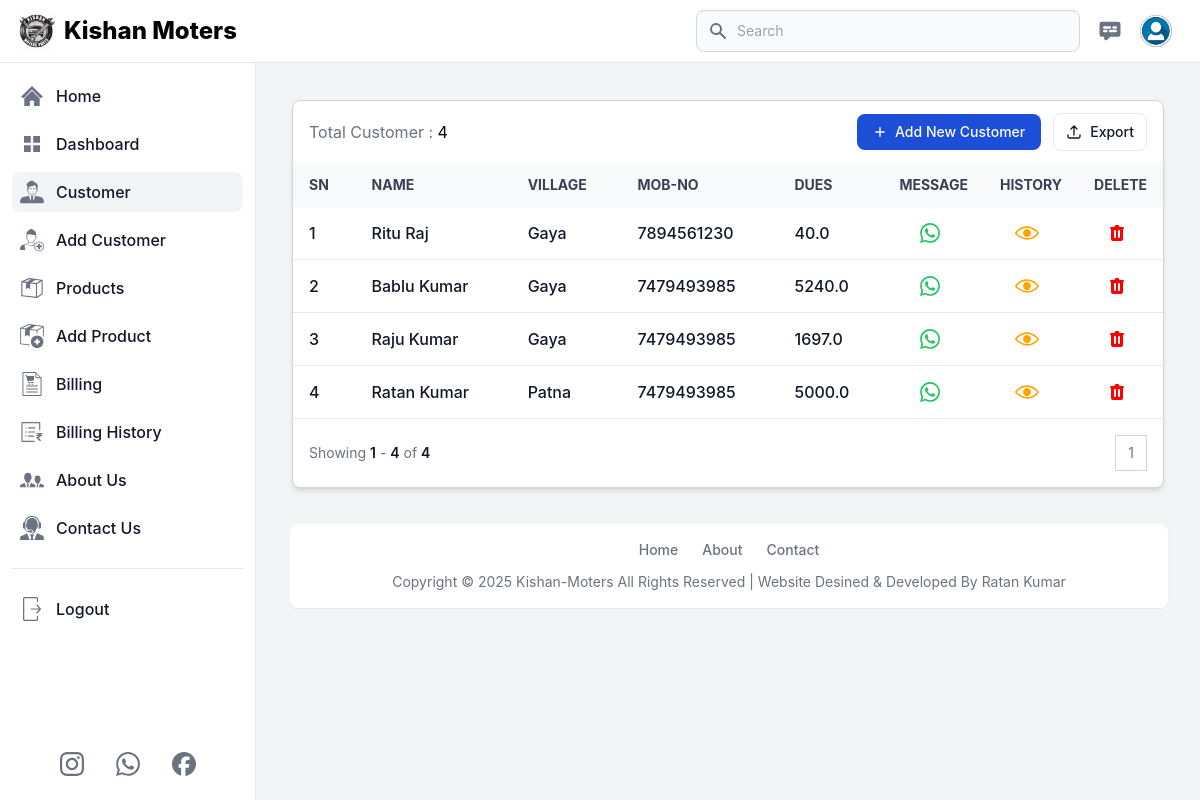
The app's page /customers (signed in) with its own data.
### app.py (models this page shows, shortened)
class Customer(db.Model):
    id = db.Column(db.Integer, primary_key=True)
    user_id = db.Column(db.Integer, db.ForeignKey('user.id'), nullable=False)
    customer_name = db.Column(db.String(100), nullable=False)
    customer_village = db.Column(db.String(100), nullable=False)
    customer_mob_no = db.Column(db.String(100), nullable=False)

### app.py (the view)
@app.route('/customers', methods=['GET', 'POST'])
def customers():
    if 'email' in session:
        user = User.query.filter_by(email=session['email']).first()
        messages = Contact_us.query.order_by(Contact_us.id.desc()).all()
        page = request.args.get('page', 1, type=int)
        customers = Customer.query.filter(Customer.user_id == user.id).order_by(Customer.id.desc()).paginate(page=page, per_page=10)
        total_customer = Customer.query.filter(Customer.user_id == user.id).count()
        customer_dues = {
            c.id: db.session.query(func.coalesce(func.sum(Billing.dues), 0))
            .filter(Billing.customer_id == c.id)
            .scalar()
            for c in customers.items
        }
        return render_template('customer.html', title='Customer', current_page='customer', user=user, customers=customers, total_customer=total_customer, min=min, enumerate=enumerate, messages=messages, customer_dues=customer_dues)
    else:
        flash('You need to login first.', 'error')
        return redirect('/login')

### templates/customer.html (shortened to what this page needs)
{% extends 'layout.html' %}
{% block content %}
<main class="p-4 md:ml-64 h-auto pt-20">
    <div class="m-2 md:m-5 max-w-screen-2xl">
        <div
            class="relative overflow-hidden bg-white shadow-md dark:bg-gray-800 rounded-lg border border-gray-300 dark:border-gray-700">
            <div
                class="flex flex-col px-4 py-3 space-y-3 lg:flex-row lg:items-center lg:justify-between lg:space-y-0 lg:space-x-4">
                <div class="flex items-center flex-1 space-x-4">
                    <h5>
                        <span class="text-gray-500">Total Customer : </span>
                        <span class="dark:text-white">{{total_customer}}</span>
                    </h5>
                </div>
                <div
                    class="flex flex-col flex-shrink-0 space-y-3 md:flex-row md:items-center lg:justify-end md:space-y-0 md:space-x-3">
                    <a href="/add_customer">
                        <button type="button"
                            class="flex items-center justify-center px-4 py-2 text-sm font-medium text-white rounded-lg bg-primary-700 hover:bg-primary-800 focus:ring-4 focus:ring-primary-300 dark:bg-primary-600 dark:hover:bg-primary-700 focus:outline-none dark:focus:ring-primary-800">
                            <svg class="h-3.5 w-3.5 mr-2" fill="currentColor" viewbox="0 0 20 20"
                                xmlns="http://www.w3.org/2000/svg" aria-hidden="true">
                                <path clip-rule="evenodd" fill-rule="evenodd"
                                    d="M10 3a1 1 0 011 1v5h5a1 1 0 110 2h-5v5a1 1 0 11-2 0v-5H4a1 1 0 110-2h5V4a1 1 0 011-1z" />
                            </svg>
                            Add New Customer
                        </button>
                    </a>
                    <a href="/download_customer">
                        <button type="button"
                            class="flex items-center justify-center flex-shrink-0 px-3 py-2 text-sm font-medium text-gray-900 bg-white border border-gray-200 rounded-lg focus:outline-none hover:bg-gray-100 hover:text-primary-700 focus:z-10 focus:ring-4 focus:ring-gray-200 dark:focus:ring-gray-700 dark:bg-gray-800 dark:text-gray-400 dark:border-gray-600 dark:hover:text-white dark:hover:bg-gray-700">
                            <svg class="w-4 h-4 mr-2" xmlns="http://www.w3.org/2000/svg" fill="none" viewbox="0 0 24 24"
                                stroke-width="2" stroke="currentColor" aria-hidden="true">
                                <path stroke-linecap="round" stroke-linejoin="round"
                                    d="M3 16.5v2.25A2.25 2.25 0 005.25 21h13.5A2.25 2.25 0 0021 18.75V16.5m-13.5-9L12 3m0 0l4.5 4.5M12 3v13.5" />
                            </svg>
                            Export
                        </button>
                    </a>
                </div>
            </div>
            <div class="overflow-x-auto">
                <table class="w-full text-sm text-left text-gray-500 dark:text-gray-400">
                    <thead
                        class="text-xs md:text-sm text-gray-700 uppercase bg-gray-50 dark:bg-gray-700 dark:text-gray-400">
                        <tr>
                            <th scope="col" class="px-4 py-3 whitespace-nowrap">SN</th>
                            <th scope="col" class="px-4 py-3 whitespace-nowrap">Name</th>
                            <th scope="col" class="px-4 py-3 whitespace-nowrap">Village</th>
                            <th scope="col" class="px-4 py-3 whitespace-nowrap">Mob-No</th>
                            <th scope="col" class="px-4 py-3 whitespace-nowrap">Dues</th>
                            <th scope="col" class="px-4 py-3 whitespace-nowrap">Message</th>
                            <th scope="col" class="px-4 py-3 whitespace-nowrap">History</th>
                            <th scope="col" class="px-4 py-3 whitespace-nowrap">Delete</th>
                        </tr>
                    </thead>
                    <tbody>
                        {% if customers.items %}
                        {% for index, customer in enumerate(customers.items, start=(customers.page - 1) *
                        customers.per_page + 1) %}
                        <tr class="border-b text-base dark:border-gray-600 hover:bg-gray-100 dark:hover:bg-gray-700">
                            <td class="px-4 py-2 font-medium text-gray-900 whitespace-nowrap dark:text-white">
                                <div class="flex items-center">
                                    {{ index}}
                                </div>
                            </td>
                            <th scope="row"
                                class="px-4 py-2 font-medium text-gray-900 whitespace-nowrap dark:text-white">
                                <div class="flex items-center">
                                    {{customer.customer_name}}
                                </div>
                            </th>
                            <td class="px-4 py-2 font-medium text-gray-900 whitespace-nowrap dark:text-white">
                                <div class="flex items-center">
                                    {{customer.customer_village}}
                                </div>
                            </td>
                            <td class="px-4 py-2 font-medium text-gray-900 whitespace-nowrap dark:text-white">
                                <div class="flex items-center">
                                    {{customer.customer_mob_no}}
                                </div>
                            </td>
                            <td class="px-4 py-2 font-medium text-gray-900 whitespace-nowrap dark:text-white">
                                <div class="flex items-center">
                                    {{customer_dues[customer.id]}}
                                </div>
                            </td>
                            <td class="px-4 w-3 py-2 font-medium text-gray-900 whitespace-nowrap dark:text-white">
                                <div
                                    class="flex items-center justify-center mr-2 p-2 hover:bg-slate-800 hover:rounded-md">
                                    <a href="https://wa.me/91{{customer.customer_mob_no}}?text=Congratulations {{customer.customer_name}}, Welcome to Kishan Motors! We're excited to have you with us. Enjoy top-notch service and a great experience with us!"
                                        target="_blank">
                                        <button class="flex justify-center items-center">
                                        </button>
                                    </a>
                                </div>
                            </td>
                            <td class="px-4 w-3 py-2 font-medium text-gray-900 whitespace-nowrap dark:text-white">
                                <div
                                    class="flex items-center justify-center mr-2 p-2 hover:bg-slate-800 hover:rounded-md">
                                    <a href="{{ url_for('customer_detail', id=customer.id)}}">
                                        <button class="flex justify-center items-center">
                                        </button>
                                    </a>
                                </div>
                            </td>
                            <td class="px-4 w-3 py-2 font-medium text-gray-900 whitespace-nowrap dark:text-white">
                                <div
                                    class="flex items-center justify-center mr-2 p-2 hover:bg-slate-800 hover:rounded-md">
                                    <button class="flex justify-center items-center" id="deleteButton-{{ customer.id }}"
                                        data-modal-target="deleteModal-{{ customer.id }}"
                                        data-modal-toggle="deleteModal-{{ customer.id}}">
                                    </button>
                                </div>
                            </td>
                        </tr>
                        {% endfor %}
                        {% else %}
                        <tr>
                            <td colspan="7" class="text-center p-5">No Customer Found.</td>
                        </tr>
                        {% endif %}
                    </tbody>
                </table>
            </div>
            <nav class="flex flex-col items-start justify-between p-4 space-y-3 md:flex-row md:items-center md:space-y-0"
                aria-label="Table navigation">
                <span class="text-sm font-normal text-gray-500 dark:text-gray-400">
                    Showing
                    <span class="font-semibold text-gray-900 dark:text-white">{{ customers.page * customers.per_page -
                        customers.per_page + 1 }}</span>
                    -
                    <span class="font-semibold text-gray-900 dark:text-white">{{ min(customers.page *
                        customers.per_page, total_customer) }}</span>
                    of
                    <span class="font-semibold text-gray-900 dark:text-white">{{ total_customer }}</span>
                </span>
                <ul class="inline-flex items-stretch -space-x-px">
                    {% for num in customers.iter_pages(left_edge=1, right_edge=1, left_current=2, right_current=2) %}
                    {% if num %}
                    <li>
                        <a href="#"
                            class="flex items-center justify-center px-3 py-2 text-sm leading-tight text-gray-500 bg-white border border-gray-300 hover:bg-gray-100 hover:text-gray-700 dark:bg-gray-800 dark:border-gray-700 dark:text-gray-400 dark:hover:bg-gray-700 dark:hover:text-white">{{
                            num }}</a>
                    </li>
                    {% else %}
                    <li>
                        <a href="#"
                            class="flex items-center justify-center px-3 py-2 text-sm leading-tight text-gray-500 bg-white border border-gray-300 hover:bg-gray-100 hover:text-gray-700 dark:bg-gray-800 dark:border-gray-700 dark:text-gray-400 dark:hover:bg-gray-700 dark:hover:text-white">...</a>
                    </li>
                    {% endif %}
                    {% endfor %}
                </ul>
            </nav>
        </div>
    </div>
</main>
{% endblock %}

### records on screen
Customer: user "1", customer_name "Ritu Raj", customer_village "Gaya", customer_mob_no "7894561230", customer_dues "40.0"
Customer: index "2", customer_name "Bablu Kumar", customer_village "Gaya", customer_mob_no "7479493985", customer_dues "5240.0"
Customer: id "3", customer_name "Raju Kumar", customer_village "Gaya", customer_mob_no "7479493985", customer_dues "1697.0"
Customer: index "4", customer_name "Ratan Kumar", customer_village "Patna", customer_mob_no "7479493985", customer_dues "5000.0"

### other values on screen
{{ total_customer }} "4"
{{ num }} "1"
